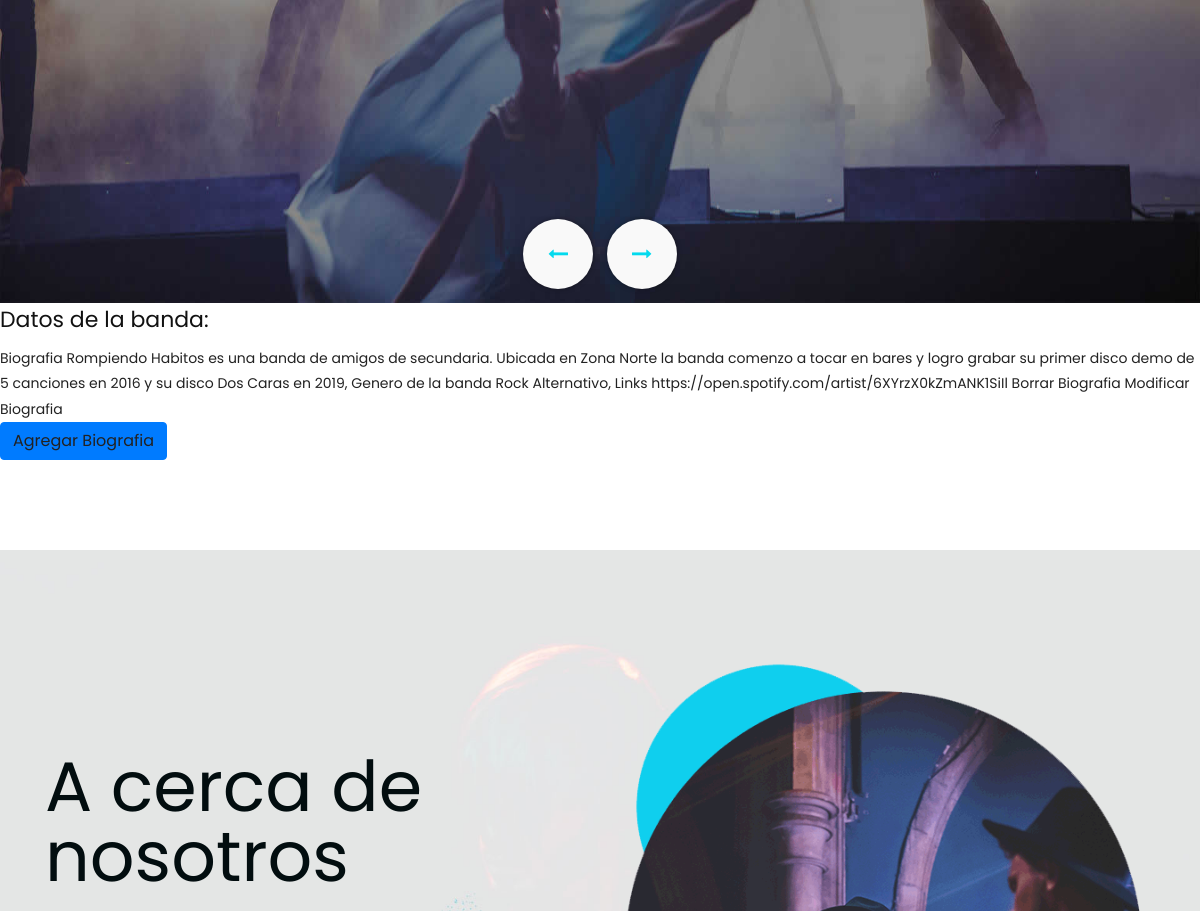
Page /biografia/ (signed in, middle part) on the earlier database version.
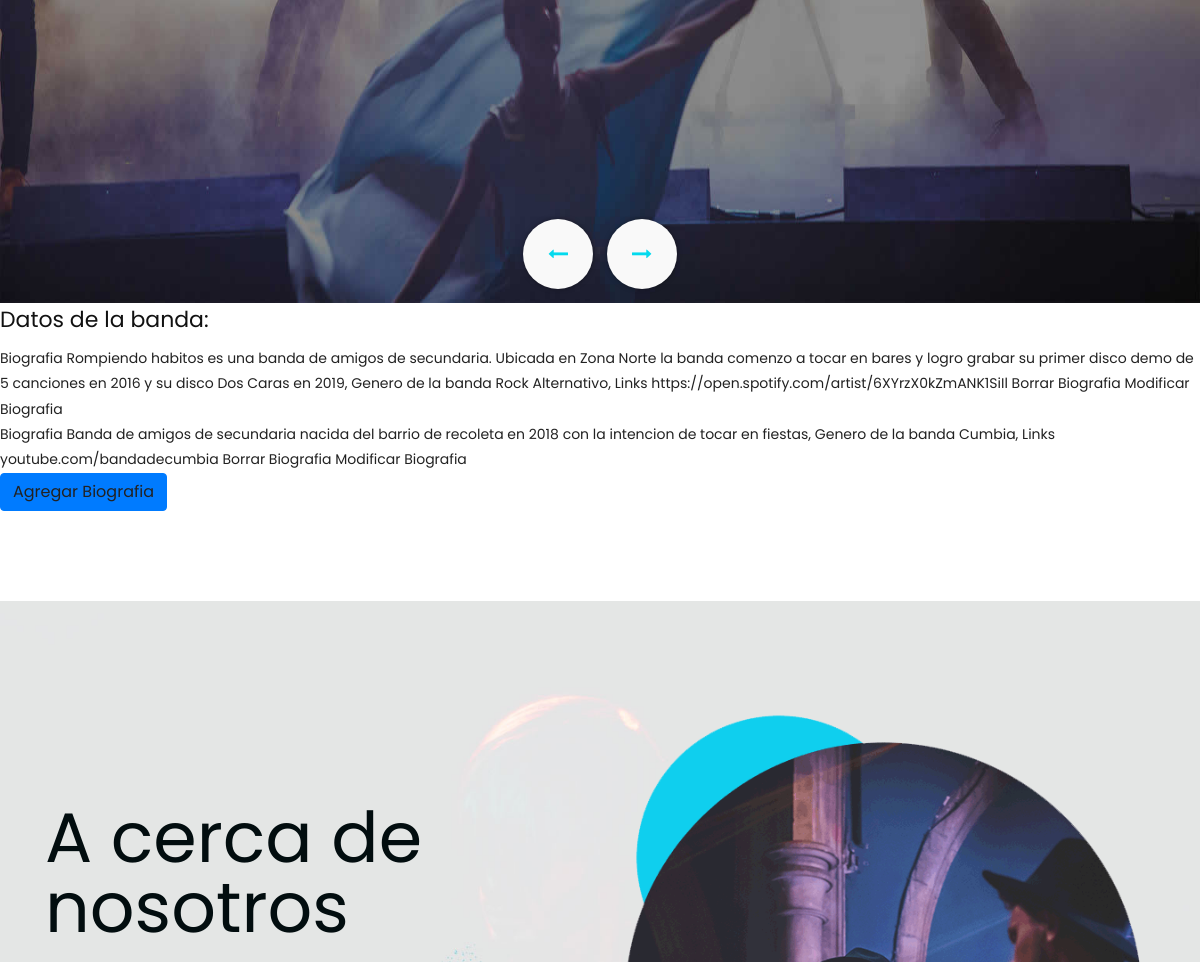
Same page on the later database version.
### AppMusic/models.py (models this page shows)
class  Biografia(Model):
    inicios = CharField(max_length=250)
    genero = CharField(max_length=40)
    links_banda = CharField(max_length=50)
    def __str__(self):
        return f'Biografia {self.inicios}, Genero de la banda {self.genero}, Links {self.links_banda}'

### AppMusic/views.py (the view)
# urls.py: path('biografia/', BiografiaListView.as_view(), name = 'biografia'),
class BiografiaListView(LoginRequiredMixin, ListView):
    model= Biografia
    template_name = 'AppMusic/biografia.html'
    context_object_name = 'biografia'

### template/AppMusic/biografia.html (shortened to what this page needs)
{% extends 'AppMusic/padre.html' %}
{% load static %}
{% block contenidoquecambia %}
<h2>Datos de la banda: </h2>
{% for biografias in biografia %}
          <a href="{% url 'biografia_view' biografias.id %}">{{ biografias }}
          <a href="{% url 'biografia_delete' biografias.id %}"> Borrar Biografia</a>
          <a href="{% url 'biografia_update' biografias.id %}"> Modificar Biografia</a>
    <br>
          {% endfor %}
<li class="btn btn-primary"> <a href="{% url 'biografia_add' %}">Agregar Biografia</a> </li>
{% endblock %}

Differences in the rows shown:
removed Biografia: inicios+genero+links_banda "Biografia Rompiendo Habitos es una banda de amigos de secundaria. Ubicada en Zona Norte la banda comenzo a tocar en bares y logro grabar su primer disco demo de 5 canciones en 2016 y su disco Dos Caras en 2019, Genero de la banda Rock Alternativo, Links https://open.spotify.com/artist/6XYrzX0kZmANK1SiIl"
added Biografia: inicios+genero+links_banda "Biografia Rompiendo habitos es una banda de amigos de secundaria. Ubicada en Zona Norte la banda comenzo a tocar en bares y logro grabar su primer disco demo de 5 canciones en 2016 y su disco Dos Caras en 2019, Genero de la banda Rock Alternativo, Links https://open.spotify.com/artist/6XYrzX0kZmANK1SiIl"
added Biografia: inicios+genero+links_banda "Biografia Banda de amigos de secundaria nacida del barrio de recoleta en 2018 con la intencion de tocar en fiestas, Genero de la banda Cumbia, Links youtube.com/bandadecumbia"
